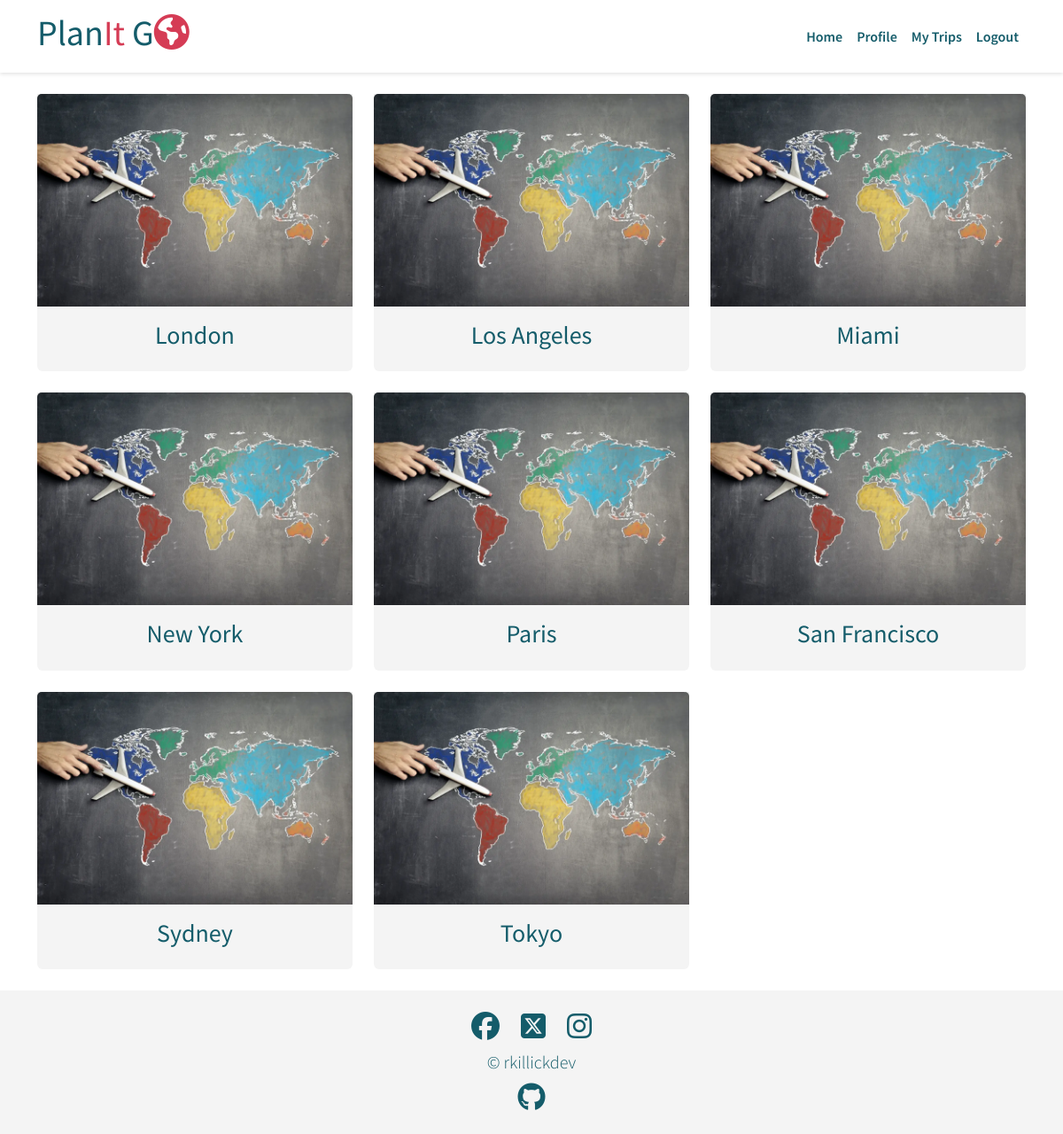
Page /locations/ (signed in) on the committed database.
### locations/models.py (models this page shows, shortened)
class Location(models.Model):
    city = models.CharField(max_length=50, unique=True)
    slug = models.SlugField(max_length=50, unique=True)
    summary = models.TextField()
    latitude = models.DecimalField(max_digits=10, decimal_places=8)
    longitude = models.DecimalField(max_digits=11, decimal_places=8)
    image = CloudinaryField(
        "image",
        default="placeholder",
        folder="/images/locations",
        format="webp",
    )
    class Meta:
        ordering = ["-city"]

### locations/views.py (the view, shortened to what this page needs)
# urls.py: path("", DestinationList.as_view(), name="locations"),
class DestinationList(LoginRequiredMixin, SuccessMessageMixin, CreateView):
    form_class = LocationForm
    model = Location
    template_name = "locations/destinations.html"
    success_message = "Congratulations, you created a new destination!"
    def get_context_data(self, **kwargs):
        context = super(DestinationList, self).get_context_data(**kwargs)
        context["destinations"] = Location.objects.all().order_by("city")
        return context

### locations/templates/locations/destinations.html (shortened to what this page needs)
{% extends "base.html" %}
{% block content %}
{% load static %}
{% load crispy_forms_tags %}
<section id="destination-list">
  <div class="container">
    <div class="row mb-2">
      <div class="action-title d-flex justify-content-between align-items-center p-2">
        <h3 class="display-6 m-0">Destinations</h3>
        <a href="{% url 'locations' %}"
           class="h3"
           aria-label="Add a new destination">
          <span>&ensp;</span>
        </a>
      </div>
    </div>
    <div class="row">
      {% for destination in destinations %}
        <div class="col-md-4 mb-4">
          {% include 'includes/destination_cards.html' %}
        </div>
        {% if forloop.counter|divisibleby:3 %}
    </div>
    <div class="row">
        {% endif %}
      {% endfor%}
    </div>
  </div>
</section>
{% endblock %}

### templates/includes/destination_cards.html (shortened to what this page needs)
{% load static %}
<div class="destination-city-mini card border-0 bg-secondary text-center h-100">
  <button data-bs-toggle="modal"
     data-bs-target="#modal-destination-info"
     class="image-clickable border-0"
     aria-label="Opens details about the destination in a modal">
    {% if 'placeholder' in destination.image.url %}
      <img class="card-img-top img-fluid img-size-consistent"
          src="{% static 'images/placeholders/trip-placeholder-globe-in-hand.webp' %}"
          alt="A small globe held in the palm of the hand with mountains in the background"
          data-destination_id="{{ destination.id }}"
          data-destination_slug="{{ destination.slug }}"
          data-destination_summary="{{ destination.summary}}">
    {% else %}
      <img class="destination-image card-img-top img-fluid img-size-consistent"
          src="{{ destination.image.url }}"
          alt="An image of {{ destination.city }}"
          data-destination_id="{{ destination.id }}"
          data-destination_slug="{{ destination.slug }}"
          data-destination_summary="{{ destination.summary}}">
    {% endif %}
</button>
  <div id="destination-city{{destination.id}}"
       class="card-body">
    <h3>{{destination.city}}</h3>
  </div>
</div>

### static/css/styles.css (style rules this page uses)
* { box-sizing: border-box; padding: 0; margin: 0; }
a { text-decoration: none; color: inherit; }
.img-size-consistent { width: 100%; height: 20vw; object-fit: cover; }

### rows in the picture
Location: city "London"
Location: city "Los Angeles"
Location: city "Miami"
Location: city "New York"
Location: city "Paris"
Location: city "San Francisco"
Location: city "Sydney"
Location: city "Tokyo"
